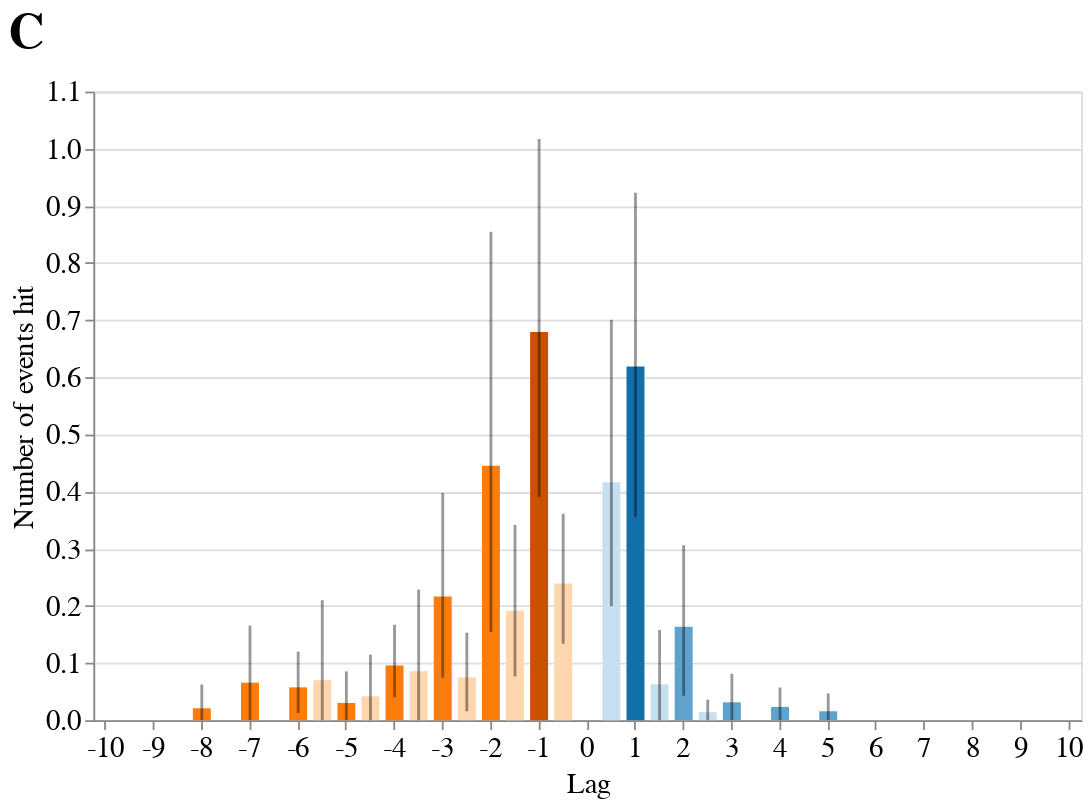

This figure's notebook cell:
### Code cell
# fig p0r0_step_hit_rate

base = alt.Chart(df_refer.query(
    f"condition==['p0','r0'] & (cond_direction=='f' & other_refer_seg_num>=base_seg_num | cond_direction=='b' & other_refer_seg_num<=base_seg_num)")).encode(
    alt.X('other_refer_step_base:O', axis=alt.Axis(title='Lag', labelAngle=0, values=list(range(-10, 11))))
).properties(width=550, height=350, title={
      "text": ["C"], 
    #   "subtitle": ['Uncued retrodiction (u-R) and uncued prediction (u-P)']
    })

bar = base.mark_bar(size=10).encode(
    alt.Y('mean(refer_seg_num_e):Q', axis=alt.Axis(title=['Number of events hit']), 
        #   scale=alt.Scale(domain=(0, 0.7))
         ), 
    alt.Color('color', scale=None),
)

# error_bar = base.mark_errorbar(extent='ci', color='black', opacity=0.4).encode(
#     alt.Y('refer_seg_num_hit:Q', axis=alt.Axis(title='Hit rate'))
# )

error_bar = base.mark_rule(size=1.6, color='black', opacity=0.4).encode(
    y='ci0(refer_seg_num_e)',
    y2='ci1(refer_seg_num_e)',
)

# y_pos = 0.75
# text = alt.Chart(pd.DataFrame({'x': [-4, 4], 'y':[y_pos, y_pos], 'text':['R0', 'P0']})).mark_text(
#     fontSize=20
# ).encode(
#     x='x:O', y='y:Q', text='text'
# )

step_scenes_hits = (bar + error_bar
).configure_axis(
    titleFontSize=16,
    labelFontSize=16,
    titleFontWeight='normal'
).configure_title(
    fontSize=28,
    subtitleFontSize=18,
    anchor='start',
    offset=10
)

step_scenes_hits

### Figure 1 — Vega-Lite specification as saved in the notebook (floating-point values rounded to 4 significant figures; data arrays with more than 128 entries replaced by an {"elided": "..."} marker saying what was removed)
{"config": {"view": {"continuousWidth": 400, "continuousHeight": 300}, "axis": {"labelFontSize": 16, "titleFontSize": 16, "titleFontWeight": "normal"}, "title": {"anchor": "start", "fontSize": 28, "offset": 10, "subtitleFontSize": 18}}, "layer": [{"mark": {"type": "bar", "size": 10}, "encoding": {"color": {"field": "color", "scale": null, "type": "nominal"}, "x": {"axis": {"labelAngle": 0, "title": "Lag", "values": [-10, -9, -8, -7, -6, -5, -4, -3, -2, -1, 0, 1, 2, 3, 4, 5, 6, 7, 8, 9, 10]}, "field": "other_refer_step_base", "type": "ordinal"}, "y": {"aggregate": "mean", "axis": {"title": ["Number of events hit"]}, "field": "refer_seg_num_e", "type": "quantitative"}}, "height": 350, "title": {"text": ["C"]}, "width": 550}, {"mark": {"type": "rule", "color": "black", "opacity": 0.4, "size": 1.6}, "encoding": {"x": {"axis": {"labelAngle": 0, "title": "Lag", "values": [-10, -9, -8, -7, -6, -5, -4, -3, -2, -1, 0, 1, 2, 3, 4, 5, 6, 7, 8, 9, 10]}, "field": "other_refer_step_base", "type": "ordinal"}, "y": {"aggregate": "ci0", "field": "refer_seg_num_e", "type": "quantitative"}, "y2": {"aggregate": "ci1", "field": "refer_seg_num_e"}}, "height": 350, "title": {"text": ["C"]}, "width": 550}], "data": {"name": "data-09648c11fd472268bd41676bcf783d63"}, "$schema": "https://vega.github.io/schema/vega-lite/v4.17.0.json", "datasets": {"data-09648c11fd472268bd41676bcf783d63": {"elided": "480 records"}}}
